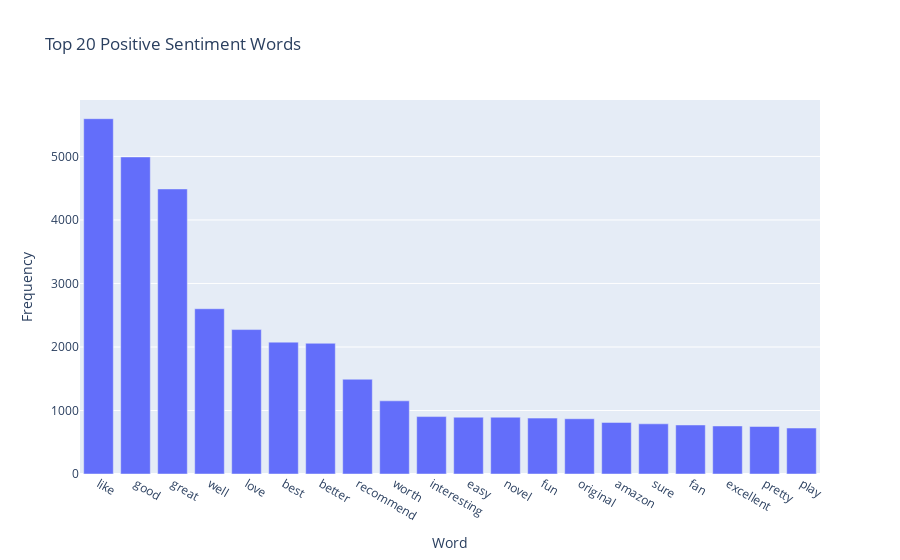
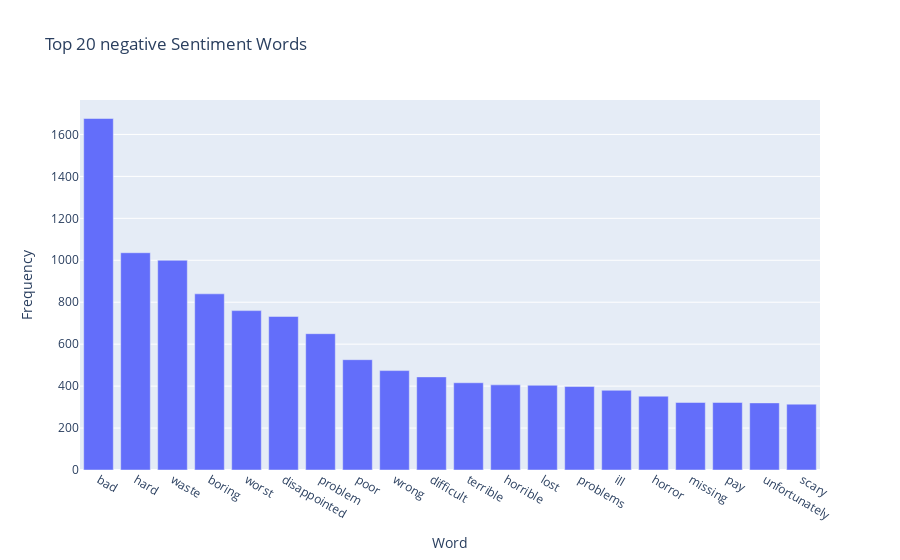
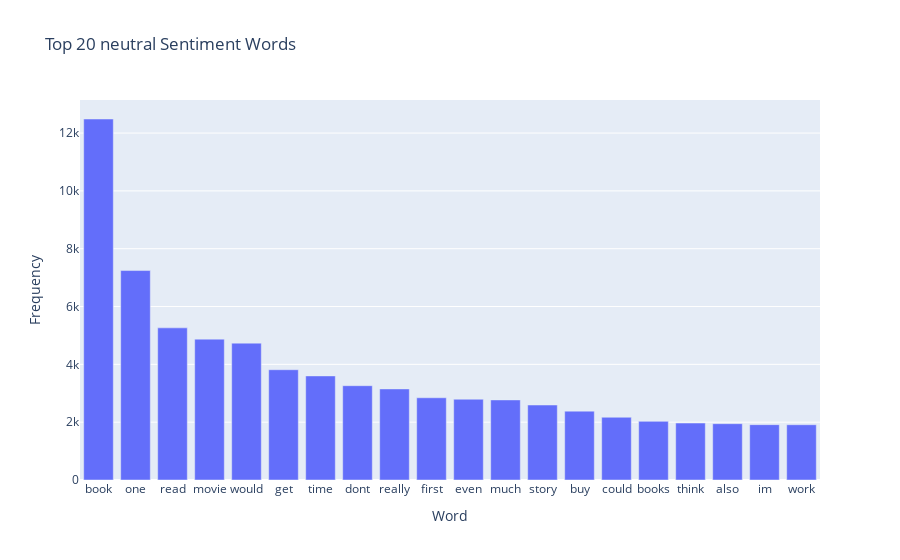

The notebook cell these images were saved under, in order:
### Code cell
fig_positive = px.bar(df_positive, x ='Word', y='Frequency', title="Top 20 Positive Sentiment Words")
fig_negative = px.bar(df_negative, x ='Word', y='Frequency', title="Top 20 negative Sentiment Words")
fig_neutral = px.bar(df_neutral, x ='Word', y='Frequency', title="Top 20 neutral Sentiment Words")

fig_positive.show()
fig_negative.show()
fig_neutral.show()

### Figure 1 — Plotly figure (JSON) as saved in the notebook; plotly's stock layout.template omitted (floating-point values rounded to 4 significant figures)
{"data": [{"alignmentgroup": "True", "hovertemplate": "Word=%{x}<br>Frequency=%{y}<extra></extra>", "legendgroup": "", "marker": {"color": "#636efa", "pattern": {"shape": ""}}, "name": "", "offsetgroup": "", "orientation": "v", "showlegend": false, "textposition": "auto", "type": "bar", "x": ["like", "good", "great", "well", "love", "best", "better", "recommend", "worth", "interesting", "easy", "novel", "fun", "original", "amazon", "sure", "fan", "excellent", "pretty", "play"], "xaxis": "x", "y": [5594, 4992, 4488, 2602, 2274, 2076, 2058, 1492, 1152, 904, 894, 894, 880, 870, 812, 790, 772, 756, 748, 724], "yaxis": "y"}], "layout": {"barmode": "relative", "legend": {"tracegroupgap": 0}, "title": {"text": "Top 20 Positive Sentiment Words"}, "xaxis": {"anchor": "y", "domain": [0, 1], "title": {"text": "Word"}}, "yaxis": {"anchor": "x", "domain": [0, 1], "title": {"text": "Frequency"}}}}

### Figure 2 — Plotly figure (JSON) as saved in the notebook; plotly's stock layout.template omitted (floating-point values rounded to 4 significant figures)
{"data": [{"alignmentgroup": "True", "hovertemplate": "Word=%{x}<br>Frequency=%{y}<extra></extra>", "legendgroup": "", "marker": {"color": "#636efa", "pattern": {"shape": ""}}, "name": "", "offsetgroup": "", "orientation": "v", "showlegend": false, "textposition": "auto", "type": "bar", "x": ["bad", "hard", "waste", "boring", "worst", "disappointed", "problem", "poor", "wrong", "difficult", "terrible", "horrible", "lost", "problems", "ill", "horror", "missing", "pay", "unfortunately", "scary"], "xaxis": "x", "y": [1676, 1036, 1000, 840, 760, 732, 650, 526, 474, 444, 416, 406, 404, 398, 380, 352, 322, 322, 320, 314], "yaxis": "y"}], "layout": {"barmode": "relative", "legend": {"tracegroupgap": 0}, "title": {"text": "Top 20 negative Sentiment Words"}, "xaxis": {"anchor": "y", "domain": [0, 1], "title": {"text": "Word"}}, "yaxis": {"anchor": "x", "domain": [0, 1], "title": {"text": "Frequency"}}}}

### Figure 3 — Plotly figure (JSON) as saved in the notebook; plotly's stock layout.template omitted (floating-point values rounded to 4 significant figures)
{"data": [{"alignmentgroup": "True", "hovertemplate": "Word=%{x}<br>Frequency=%{y}<extra></extra>", "legendgroup": "", "marker": {"color": "#636efa", "pattern": {"shape": ""}}, "name": "", "offsetgroup": "", "orientation": "v", "showlegend": false, "textposition": "auto", "type": "bar", "x": ["book", "one", "read", "movie", "would", "get", "time", "dont", "really", "first", "even", "much", "story", "buy", "could", "books", "think", "also", "im", "work"], "xaxis": "x", "y": [12486, 7244, 5262, 4872, 4734, 3814, 3600, 3262, 3150, 2844, 2794, 2770, 2594, 2382, 2170, 2028, 1970, 1948, 1914, 1912], "yaxis": "y"}], "layout": {"barmode": "relative", "legend": {"tracegroupgap": 0}, "title": {"text": "Top 20 neutral Sentiment Words"}, "xaxis": {"anchor": "y", "domain": [0, 1], "title": {"text": "Word"}}, "yaxis": {"anchor": "x", "domain": [0, 1], "title": {"text": "Frequency"}}}}
